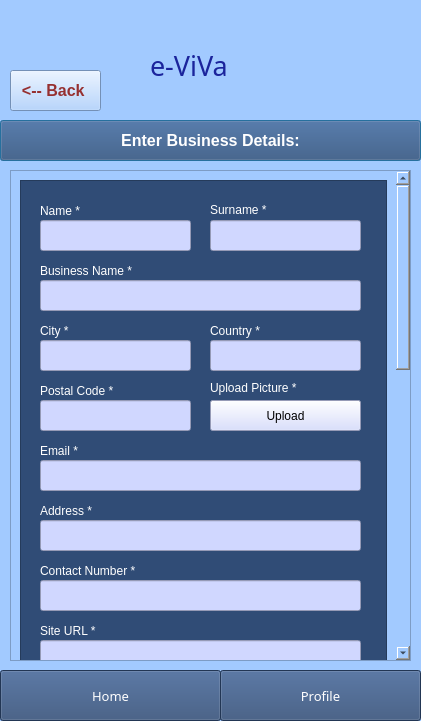
<?xml version="1.0" encoding="UTF-8"?>
<ui version="4.0">
 <class>Dialog</class>
 <widget class="QDialog" name="Dialog">
  <property name="geometry">
   <rect>
    <x>0</x>
    <y>0</y>
    <width>421</width>
    <height>721</height>
   </rect>
  </property>
  <property name="windowTitle">
   <string>Dialog</string>
  </property>
  <property name="styleSheet">
   <string notr="true">background-color: rgb(162, 202, 255);</string>
  </property>
  <widget class="QPushButton" name="TransportButton">
   <property name="geometry">
    <rect>
     <x>0</x>
     <y>120</y>
     <width>421</width>
     <height>41</height>
    </rect>
   </property>
   <property name="font">
    <font>
     <pointsize>12</pointsize>
     <weight>75</weight>
     <bold>true</bold>
    </font>
   </property>
   <property name="styleSheet">
    <string notr="true">background-color: rgb(0, 170, 255);
background-color: rgb(48, 76, 118);
color: rgb(255, 255, 255);</string>
   </property>
   <property name="text">
    <string>Enter Business Details:</string>
   </property>
  </widget>
  <widget class="QScrollArea" name="scrollArea">
   <property name="geometry">
    <rect>
     <x>10</x>
     <y>170</y>
     <width>401</width>
     <height>491</height>
    </rect>
   </property>
   <property name="widgetResizable">
    <bool>true</bool>
   </property>
   <widget class="QWidget" name="scrollAreaWidgetContents">
    <property name="geometry">
     <rect>
      <x>0</x>
      <y>-729</y>
      <width>382</width>
      <height>1218</height>
     </rect>
    </property>
    <layout class="QVBoxLayout" name="verticalLayout">
     <item>
      <widget class="QFrame" name="frame_2">
       <property name="minimumSize">
        <size>
         <width>320</width>
         <height>1200</height>
        </size>
       </property>
       <property name="styleSheet">
        <string notr="true">background-color: rgb(48, 76, 118);</string>
       </property>
       <property name="frameShape">
        <enum>QFrame::StyledPanel</enum>
       </property>
       <property name="frameShadow">
        <enum>QFrame::Raised</enum>
       </property>
       <widget class="QLabel" name="label_14">
        <property name="geometry">
         <rect>
          <x>20</x>
          <y>20</y>
          <width>71</width>
          <height>21</height>
         </rect>
        </property>
        <property name="styleSheet">
         <string notr="true">background-color: rgb(0, 170, 255);
font: 12pt &quot;MS Shell Dlg 2&quot;;
background-color: rgb(48, 76, 118);
color: rgb(255, 255, 255);</string>
        </property>
        <property name="text">
         <string>Name *</string>
        </property>
       </widget>
       <widget class="QLabel" name="label_15">
        <property name="geometry">
         <rect>
          <x>190</x>
          <y>20</y>
          <width>101</width>
          <height>20</height>
         </rect>
        </property>
        <property name="styleSheet">
         <string notr="true">background-color: rgb(0, 170, 255);
background-color: rgb(48, 76, 118);
color: rgb(255, 255, 255);
font: 12pt &quot;MS Shell Dlg 2&quot;;</string>
        </property>
        <property name="text">
         <string>Surname *</string>
        </property>
       </widget>
       <widget class="QLineEdit" name="Name">
        <property name="geometry">
         <rect>
          <x>20</x>
          <y>40</y>
          <width>151</width>
          <height>31</height>
         </rect>
        </property>
        <property name="styleSheet">
         <string notr="true">background-color:rgb(208, 215, 255);</string>
        </property>
       </widget>
       <widget class="QLineEdit" name="Surname">
        <property name="geometry">
         <rect>
          <x>190</x>
          <y>40</y>
          <width>151</width>
          <height>31</height>
         </rect>
        </property>
        <property name="styleSheet">
         <string notr="true">background-color:rgb(208, 215, 255);			</string>
        </property>
       </widget>
       <widget class="QLabel" name="label_16">
        <property name="geometry">
         <rect>
          <x>20</x>
          <y>80</y>
          <width>121</width>
          <height>21</height>
         </rect>
        </property>
        <property name="styleSheet">
         <string notr="true">background-color: rgb(0, 170, 255);
background-color: rgb(48, 76, 118);
color: rgb(255, 255, 255);
font: 12pt &quot;MS Shell Dlg 2&quot;;</string>
        </property>
        <property name="text">
         <string>Business Name *</string>
        </property>
       </widget>
       <widget class="QLineEdit" name="BusinessName">
        <property name="geometry">
         <rect>
          <x>20</x>
          <y>100</y>
          <width>321</width>
          <height>31</height>
         </rect>
        </property>
        <property name="styleSheet">
         <string notr="true">background-color:rgb(208, 215, 255);</string>
        </property>
       </widget>
       <widget class="QLabel" name="label_17">
        <property name="geometry">
         <rect>
          <x>20</x>
          <y>140</y>
          <width>71</width>
          <height>21</height>
         </rect>
        </property>
        <property name="styleSheet">
         <string notr="true">background-color: rgb(0, 170, 255);
background-color: rgb(48, 76, 118);
color: rgb(255, 255, 255);
font: 12pt &quot;MS Shell Dlg 2&quot;;</string>
        </property>
        <property name="text">
         <string>City *</string>
        </property>
       </widget>
       <widget class="QLabel" name="label_18">
        <property name="geometry">
         <rect>
          <x>190</x>
          <y>140</y>
          <width>71</width>
          <height>21</height>
         </rect>
        </property>
        <property name="styleSheet">
         <string notr="true">background-color: rgb(0, 170, 255);
background-color: rgb(48, 76, 118);
color: rgb(255, 255, 255);
font: 12pt &quot;MS Shell Dlg 2&quot;;</string>
        </property>
        <property name="text">
         <string>Country *</string>
        </property>
       </widget>
       <widget class="QLabel" name="label_19">
        <property name="geometry">
         <rect>
          <x>20</x>
          <y>200</y>
          <width>101</width>
          <height>21</height>
         </rect>
        </property>
        <property name="styleSheet">
         <string notr="true">background-color: rgb(0, 170, 255);
background-color: rgb(48, 76, 118);
color: rgb(255, 255, 255);
font: 12pt &quot;MS Shell Dlg 2&quot;;</string>
        </property>
        <property name="text">
         <string>Postal Code *</string>
        </property>
       </widget>
       <widget class="QLineEdit" name="City">
        <property name="geometry">
         <rect>
          <x>20</x>
          <y>160</y>
          <width>151</width>
          <height>31</height>
         </rect>
        </property>
        <property name="styleSheet">
         <string notr="true">background-color:rgb(208, 215, 255);</string>
        </property>
       </widget>
       <widget class="QLineEdit" name="Country">
        <property name="geometry">
         <rect>
          <x>190</x>
          <y>160</y>
          <width>151</width>
          <height>31</height>
         </rect>
        </property>
        <property name="styleSheet">
         <string notr="true">background-color:rgb(208, 215, 255);</string>
        </property>
       </widget>
       <widget class="QLineEdit" name="PostalCode">
        <property name="geometry">
         <rect>
          <x>20</x>
          <y>220</y>
          <width>151</width>
          <height>31</height>
         </rect>
        </property>
        <property name="styleSheet">
         <string notr="true">background-color:rgb(208, 215, 255);</string>
        </property>
       </widget>
       <widget class="QPushButton" name="UploadPhotoButton">
        <property name="geometry">
         <rect>
          <x>190</x>
          <y>220</y>
          <width>151</width>
          <height>31</height>
         </rect>
        </property>
        <property name="styleSheet">
         <string notr="true">background-color:rgb(208, 215, 255);
font: 12pt &quot;MS Shell Dlg 2&quot;;</string>
        </property>
        <property name="text">
         <string>Upload</string>
        </property>
       </widget>
       <widget class="QLabel" name="label_20">
        <property name="geometry">
         <rect>
          <x>190</x>
          <y>200</y>
          <width>121</width>
          <height>16</height>
         </rect>
        </property>
        <property name="styleSheet">
         <string notr="true">background-color: rgb(0, 170, 255);
background-color: rgb(48, 76, 118);
color: rgb(255, 255, 255);
font: 12pt &quot;MS Shell Dlg 2&quot;;</string>
        </property>
        <property name="text">
         <string>Upload Picture *</string>
        </property>
       </widget>
       <widget class="QLabel" name="label_21">
        <property name="geometry">
         <rect>
          <x>20</x>
          <y>260</y>
          <width>71</width>
          <height>21</height>
         </rect>
        </property>
        <property name="styleSheet">
         <string notr="true">background-color: rgb(0, 170, 255);
background-color: rgb(48, 76, 118);
color: rgb(255, 255, 255);
font: 12pt &quot;MS Shell Dlg 2&quot;;</string>
        </property>
        <property name="text">
         <string>Email *</string>
        </property>
       </widget>
       <widget class="QLineEdit" name="Email">
        <property name="geometry">
         <rect>
          <x>20</x>
          <y>280</y>
          <width>321</width>
          <height>31</height>
         </rect>
        </property>
        <property name="styleSheet">
         <string notr="true">background-color:rgb(208, 215, 255);</string>
        </property>
       </widget>
       <widget class="QLabel" name="label_22">
        <property name="geometry">
         <rect>
          <x>20</x>
          <y>320</y>
          <width>71</width>
          <height>21</height>
         </rect>
        </property>
        <property name="styleSheet">
         <string notr="true">background-color: rgb(0, 170, 255);
background-color: rgb(48, 76, 118);
color: rgb(255, 255, 255);
font: 12pt &quot;MS Shell Dlg 2&quot;;</string>
        </property>
        <property name="text">
         <string>Address *</string>
        </property>
       </widget>
       <widget class="QLineEdit" name="Address">
        <property name="geometry">
         <rect>
          <x>20</x>
          <y>340</y>
          <width>321</width>
          <height>31</height>
         </rect>
        </property>
        <property name="styleSheet">
         <string notr="true">background-color:rgb(208, 215, 255);</string>
        </property>
       </widget>
       <widget class="QLabel" name="label_23">
        <property name="geometry">
         <rect>
          <x>20</x>
          <y>380</y>
          <width>131</width>
          <height>21</height>
         </rect>
        </property>
        <property name="styleSheet">
         <string notr="true">background-color: rgb(0, 170, 255);
background-color: rgb(48, 76, 118);
color: rgb(255, 255, 255);
font: 12pt &quot;MS Shell Dlg 2&quot;;</string>
        </property>
        <property name="text">
         <string>Contact Number *</string>
        </property>
       </widget>
       <widget class="QLineEdit" name="ContactNumber">
        <property name="geometry">
         <rect>
          <x>20</x>
          <y>400</y>
          <width>321</width>
          <height>31</height>
         </rect>
        </property>
        <property name="styleSheet">
         <string notr="true">background-color:rgb(208, 215, 255);</string>
        </property>
       </widget>
       <widget class="QLabel" name="label_24">
        <property name="geometry">
         <rect>
          <x>20</x>
          <y>440</y>
          <width>81</width>
          <height>21</height>
         </rect>
        </property>
        <property name="styleSheet">
         <string notr="true">background-color: rgb(0, 170, 255);
background-color: rgb(48, 76, 118);
color: rgb(255, 255, 255);
font: 12pt &quot;MS Shell Dlg 2&quot;;</string>
        </property>
        <property name="text">
         <string>Site URL *</string>
        </property>
       </widget>
       <widget class="QLineEdit" name="SiteURL">
        <property name="geometry">
         <rect>
          <x>20</x>
          <y>460</y>
          <width>321</width>
          <height>31</height>
         </rect>
        </property>
        <property name="styleSheet">
         <string notr="true">background-color:rgb(208, 215, 255);</string>
        </property>
       </widget>
       <widget class="QLabel" name="label_25">
        <property name="geometry">
         <rect>
          <x>20</x>
          <y>500</y>
          <width>101</width>
          <height>21</height>
         </rect>
        </property>
        <property name="styleSheet">
         <string notr="true">background-color: rgb(0, 170, 255);
background-color: rgb(48, 76, 118);
color: rgb(255, 255, 255);
font: 12pt &quot;MS Shell Dlg 2&quot;;</string>
        </property>
        <property name="text">
         <string>Prices FROM</string>
        </property>
       </widget>
       <widget class="QLineEdit" name="PricesFROM">
        <property name="geometry">
         <rect>
          <x>20</x>
          <y>520</y>
          <width>151</width>
          <height>31</height>
         </rect>
        </property>
        <property name="styleSheet">
         <string notr="true">background-color:rgb(208, 215, 255);</string>
        </property>
       </widget>
       <widget class="QLineEdit" name="PricesTO">
        <property name="geometry">
         <rect>
          <x>190</x>
          <y>520</y>
          <width>151</width>
          <height>31</height>
         </rect>
        </property>
        <property name="styleSheet">
         <string notr="true">background-color:rgb(208, 215, 255);</string>
        </property>
       </widget>
       <widget class="QLabel" name="label_26">
        <property name="geometry">
         <rect>
          <x>190</x>
          <y>500</y>
          <width>71</width>
          <height>21</height>
         </rect>
        </property>
        <property name="styleSheet">
         <string notr="true">background-color: rgb(0, 170, 255);
background-color: rgb(48, 76, 118);
color: rgb(255, 255, 255);
font: 12pt &quot;MS Shell Dlg 2&quot;;</string>
        </property>
        <property name="text">
         <string>Prices TO</string>
        </property>
       </widget>
       <widget class="QLabel" name="label_28">
        <property name="geometry">
         <rect>
          <x>20</x>
          <y>560</y>
          <width>121</width>
          <height>21</height>
         </rect>
        </property>
        <property name="styleSheet">
         <string notr="true">background-color: rgb(0, 170, 255);
background-color: rgb(48, 76, 118);
color: rgb(255, 255, 255);
font: 12pt &quot;MS Shell Dlg 2&quot;;</string>
        </property>
        <property name="text">
         <string>Business Type *</string>
        </property>
       </widget>
       <widget class="QComboBox" name="BusinessType">
        <property name="geometry">
         <rect>
          <x>20</x>
          <y>580</y>
          <width>321</width>
          <height>31</height>
         </rect>
        </property>
        <property name="styleSheet">
         <string notr="true">background-color:rgb(208, 215, 255);</string>
        </property>
        <item>
         <property name="text">
          <string/>
         </property>
        </item>
        <item>
         <property name="text">
          <string>Hotels</string>
         </property>
        </item>
        <item>
         <property name="text">
          <string>Air-BNB</string>
         </property>
        </item>
        <item>
         <property name="text">
          <string>Motels</string>
         </property>
        </item>
        <item>
         <property name="text">
          <string>Camping</string>
         </property>
        </item>
       </widget>
       <widget class="QPushButton" name="submitButton">
        <property name="geometry">
         <rect>
          <x>240</x>
          <y>1130</y>
          <width>91</width>
          <height>41</height>
         </rect>
        </property>
        <property name="styleSheet">
         <string notr="true">background-color: rgb(255, 149, 62);

font: 12pt &quot;MS Shell Dlg 2&quot;;</string>
        </property>
        <property name="text">
         <string>SUBMIT</string>
        </property>
       </widget>
       <widget class="QLabel" name="label_29">
        <property name="geometry">
         <rect>
          <x>20</x>
          <y>730</y>
          <width>191</width>
          <height>21</height>
         </rect>
        </property>
        <property name="styleSheet">
         <string notr="true">background-color: rgb(0, 170, 255);
background-color: rgb(48, 76, 118);
color: rgb(255, 255, 255);
font: 12pt &quot;MS Shell Dlg 2&quot;;</string>
        </property>
        <property name="text">
         <string>Add Business Description</string>
        </property>
       </widget>
       <widget class="QLabel" name="label_30">
        <property name="geometry">
         <rect>
          <x>20</x>
          <y>620</y>
          <width>201</width>
          <height>21</height>
         </rect>
        </property>
        <property name="styleSheet">
         <string notr="true">background-color: rgb(0, 170, 255);
background-color: rgb(48, 76, 118);
color: rgb(255, 255, 255);
font: 12pt &quot;MS Shell Dlg 2&quot;;</string>
        </property>
        <property name="text">
         <string> Visitor's Time *</string>
        </property>
       </widget>
       <widget class="QRadioButton" name="radioButton1">
        <property name="geometry">
         <rect>
          <x>20</x>
          <y>640</y>
          <width>82</width>
          <height>31</height>
         </rect>
        </property>
        <property name="styleSheet">
         <string notr="true">background-color: rgb(0, 170, 255);
background-color: rgb(48, 76, 118);
color: rgb(255, 255, 255);
font: 12pt &quot;MS Shell Dlg 2&quot;;</string>
        </property>
        <property name="text">
         <string>&lt;1 hour</string>
        </property>
       </widget>
       <widget class="QRadioButton" name="radioButton2">
        <property name="geometry">
         <rect>
          <x>140</x>
          <y>640</y>
          <width>91</width>
          <height>31</height>
         </rect>
        </property>
        <property name="styleSheet">
         <string notr="true">background-color: rgb(0, 170, 255);
background-color: rgb(48, 76, 118);
color: rgb(255, 255, 255);
font: 12pt &quot;MS Shell Dlg 2&quot;;</string>
        </property>
        <property name="text">
         <string>1-2 hours</string>
        </property>
       </widget>
       <widget class="QRadioButton" name="radioButton4">
        <property name="geometry">
         <rect>
          <x>140</x>
          <y>670</y>
          <width>91</width>
          <height>31</height>
         </rect>
        </property>
        <property name="styleSheet">
         <string notr="true">background-color: rgb(0, 170, 255);
background-color: rgb(48, 76, 118);
color: rgb(255, 255, 255);
font: 12pt &quot;MS Shell Dlg 2&quot;;</string>
        </property>
        <property name="text">
         <string>&gt;3 hours</string>
        </property>
       </widget>
       <widget class="QRadioButton" name="radioButton3">
        <property name="geometry">
         <rect>
          <x>20</x>
          <y>670</y>
          <width>91</width>
          <height>31</height>
         </rect>
        </property>
        <property name="styleSheet">
         <string notr="true">background-color: rgb(0, 170, 255);
background-color: rgb(48, 76, 118);
color: rgb(255, 255, 255);
font: 12pt &quot;MS Shell Dlg 2&quot;;</string>
        </property>
        <property name="text">
         <string>2-3 hours</string>
        </property>
       </widget>
       <widget class="QLineEdit" name="AttrDescription">
        <property name="geometry">
         <rect>
          <x>20</x>
          <y>760</y>
          <width>321</width>
          <height>341</height>
         </rect>
        </property>
        <property name="styleSheet">
         <string notr="true">background-color:rgb(208, 215, 255);</string>
        </property>
       </widget>
      </widget>
     </item>
    </layout>
   </widget>
  </widget>
  <widget class="QLabel" name="e-ViVa_2">
   <property name="geometry">
    <rect>
     <x>150</x>
     <y>40</y>
     <width>121</width>
     <height>51</height>
    </rect>
   </property>
   <property name="font">
    <font>
     <family>Forte</family>
     <pointsize>20</pointsize>
     <weight>50</weight>
     <bold>false</bold>
    </font>
   </property>
   <property name="styleSheet">
    <string notr="true">background-color: rgb(162, 202, 255);
color: rgb(27, 36, 156);

</string>
   </property>
   <property name="text">
    <string>e-ViVa</string>
   </property>
  </widget>
  <widget class="QPushButton" name="BackButton">
   <property name="geometry">
    <rect>
     <x>10</x>
     <y>70</y>
     <width>91</width>
     <height>41</height>
    </rect>
   </property>
   <property name="font">
    <font>
     <pointsize>12</pointsize>
     <weight>75</weight>
     <bold>true</bold>
    </font>
   </property>
   <property name="styleSheet">
    <string notr="true">color: rgb(150, 48, 48);</string>
   </property>
   <property name="text">
    <string>&lt;-- Back </string>
   </property>
  </widget>
  <widget class="QPushButton" name="ProfileButton_2">
   <property name="geometry">
    <rect>
     <x>560</x>
     <y>670</y>
     <width>201</width>
     <height>51</height>
    </rect>
   </property>
   <property name="font">
    <font>
     <family>Arial Rounded MT Bold</family>
     <pointsize>10</pointsize>
     <weight>50</weight>
     <bold>false</bold>
    </font>
   </property>
   <property name="styleSheet">
    <string notr="true">background-color: rgb(0, 170, 255);
background-color: rgb(48, 76, 118);
color: rgb(255, 255, 255);</string>
   </property>
   <property name="text">
    <string>Profile</string>
   </property>
   <property name="default">
    <bool>false</bool>
   </property>
   <property name="flat">
    <bool>false</bool>
   </property>
  </widget>
  <widget class="QPushButton" name="ProfileButton">
   <property name="geometry">
    <rect>
     <x>220</x>
     <y>670</y>
     <width>201</width>
     <height>51</height>
    </rect>
   </property>
   <property name="font">
    <font>
     <family>Arial Rounded MT Bold</family>
     <pointsize>10</pointsize>
     <weight>50</weight>
     <bold>false</bold>
    </font>
   </property>
   <property name="styleSheet">
    <string notr="true">background-color: rgb(0, 170, 255);
background-color: rgb(48, 76, 118);
color: rgb(255, 255, 255);</string>
   </property>
   <property name="text">
    <string>Profile</string>
   </property>
   <property name="default">
    <bool>false</bool>
   </property>
   <property name="flat">
    <bool>false</bool>
   </property>
  </widget>
  <widget class="QPushButton" name="HomeButton">
   <property name="geometry">
    <rect>
     <x>0</x>
     <y>670</y>
     <width>221</width>
     <height>51</height>
    </rect>
   </property>
   <property name="font">
    <font>
     <family>Arial Rounded MT Bold</family>
     <pointsize>10</pointsize>
     <weight>50</weight>
     <bold>false</bold>
    </font>
   </property>
   <property name="styleSheet">
    <string notr="true">background-color: rgb(0, 170, 255);
background-color: rgb(48, 76, 118);
color: rgb(255, 255, 255);</string>
   </property>
   <property name="text">
    <string>Home</string>
   </property>
   <property name="default">
    <bool>false</bool>
   </property>
   <property name="flat">
    <bool>false</bool>
   </property>
  </widget>
 </widget>
 <resources/>
 <connections/>
</ui>
